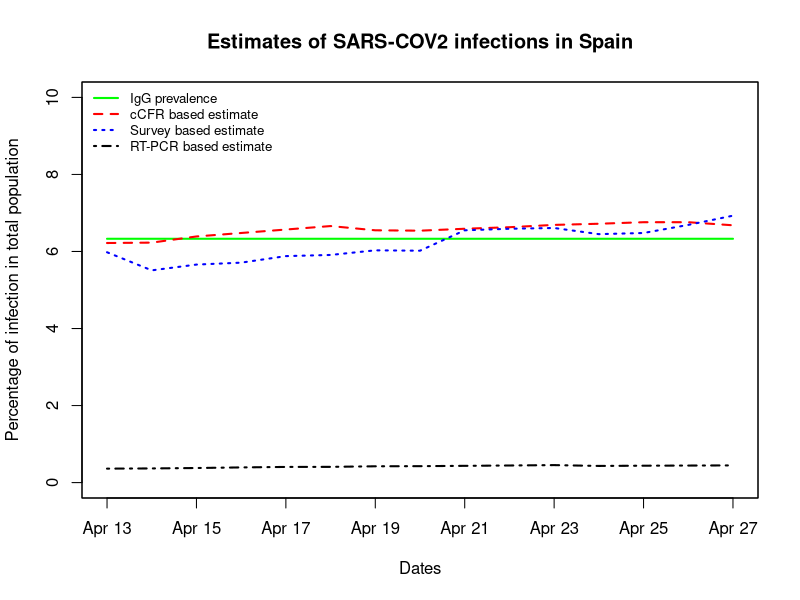

Write R code to recreate this figure.
library(zoo)

days <- seq(as.Date("2020-04-13"), as.Date("2020-04-27"), by = "days")

baseIgG <- rep(6.33,15)
#basertpcr <- c(170099,172541,177644,184948,190839,191726,198674,200210,204178,208389,213024,202990,205905,207634,209465)/46934628*100/0.66
basertpcr <- c(170099,172541,177644,184948,190839,191726,198674,200210,204178,208389,213024,202990,205905,207634,209465)/46934628*100
basecCFRe <- c(6.22,6.23,6.39,6.48,6.57,6.66,6.55,6.54,6.59,6.63,6.69,6.72,6.76,6.76,6.68)
baseEw <- c(5.98,5.51,5.66,5.71,5.88,5.91,6.03,6.02,6.55,6.59,6.61,6.45,6.48,6.69,6.93)


IgG <- zoo(baseIgG,days)
cCFR <- zoo(basecCFRe,days)
Survey <- zoo(baseEw,days)
RTPCR <- zoo(basertpcr,days)


all.ts <- cbind(IgG,cCFR,Survey,RTPCR)

plot(all.ts,plot.type = "single",ylim=c(0,10),col = c("green","red","blue","black"),ylab="Percentage of infection in total population",xlab="Dates",lty = c(1,2,3,4), lwd=2)
title("Estimates of SARS-COV2 infections in Spain",cex=0.6)
legend("topleft", c("IgG prevalence","cCFR based estimate","Survey based estimate","RT-PCR based estimate"), lty = c(1,2,3,4), col =c("green","red","blue","black"), lwd=2, cex=0.8, bty="n")